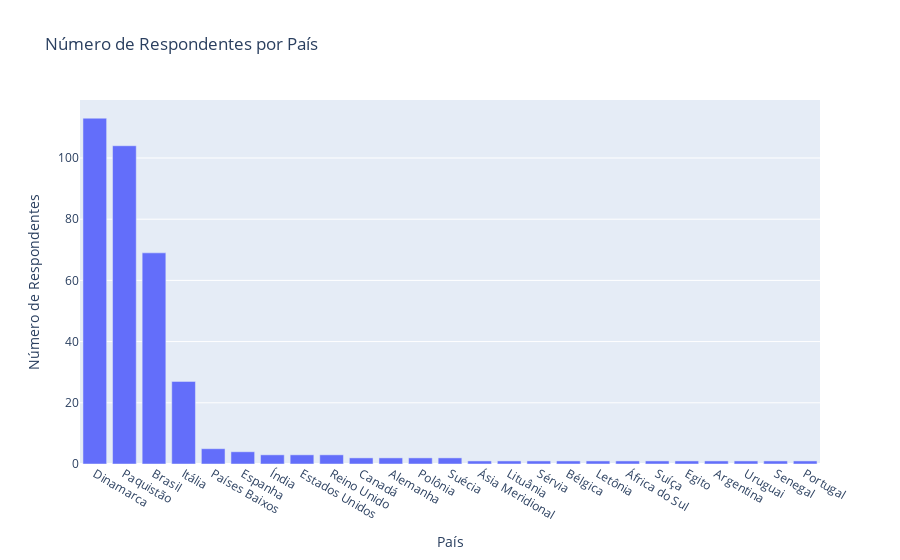

This figure's notebook cell:
### Code cell
# Contar o número de ocorrências de cada país na coluna 'coluna_paises'
contagem_paises = df['Localidade'].value_counts()

# Transformar a série em um DataFrame para facilitar a manipulação
df_contagem_paises = contagem_paises.reset_index()
df_contagem_paises.columns = ['País', 'Número de Respondentes']

# Plotar o gráfico de barras interativo com Plotly
fig = px.bar(df_contagem_paises, x='País', y='Número de Respondentes', 
             title='Número de Respondentes por País', 
             labels={'País': 'País', 'Número de Respondentes': 'Número de Respondentes'})
fig.show()

### Figure 1 — Plotly figure (JSON) as saved in the notebook; plotly's stock layout.template omitted (floating-point values rounded to 4 significant figures)
{"data": [{"alignmentgroup": "True", "hovertemplate": "País=%{x}<br>Número de Respondentes=%{y}<extra></extra>", "legendgroup": "", "marker": {"color": "#636efa", "pattern": {"shape": ""}}, "name": "", "offsetgroup": "", "orientation": "v", "showlegend": false, "textposition": "auto", "type": "bar", "x": ["Dinamarca", "Paquistão", "Brasil", "Itália", "Países Baixos", "Espanha", "Índia", "Estados Unidos", "Reino Unido", "Canadá", "Alemanha", "Polônia", "Suécia", "Ásia Meridional", "Lituânia", "Sérvia", "Bélgica", "Letônia", "África do Sul", "Suíça", "Egito", "Argentina", "Uruguai", "Senegal", "Portugal"], "xaxis": "x", "y": [113, 104, 69, 27, 5, 4, 3, 3, 3, 2, 2, 2, 2, 1, 1, 1, 1, 1, 1, 1, 1, 1, 1, 1, 1], "yaxis": "y"}], "layout": {"barmode": "relative", "legend": {"tracegroupgap": 0}, "title": {"text": "Número de Respondentes por País"}, "xaxis": {"anchor": "y", "domain": [0, 1], "title": {"text": "País"}}, "yaxis": {"anchor": "x", "domain": [0, 1], "title": {"text": "Número de Respondentes"}}}}
